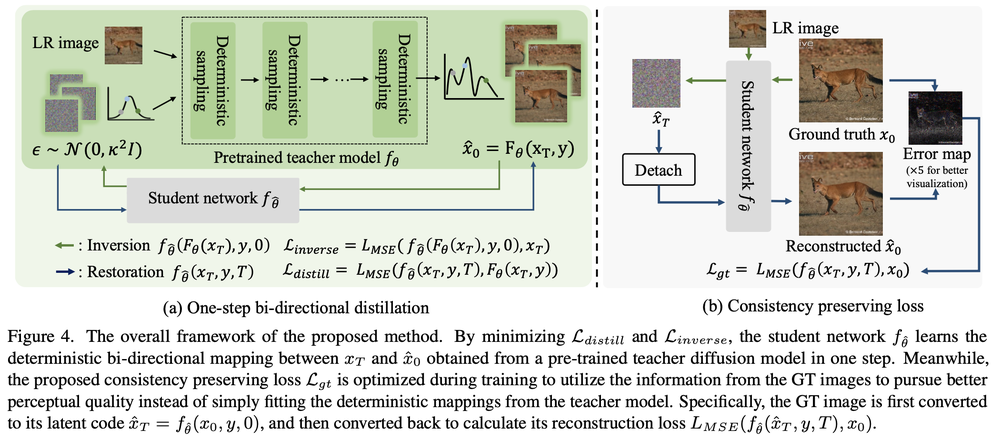
#> input picture task3/SinSR/assets/framework.png, 1000 x 440 px, shrunk from 2100 x 924 before the run
$ python sharpen.py --image_path assets/framework.png
#> lines starting #> are read from the running program, lines starting #| are printed output that depends on the picture
import cv2, argparse, os
import numpy as np

def main(args):
    img = cv2.imread(args.image_path)
#> img is the input picture: shape (440, 1000, 3); mean B, G, R 206, 216.4, 212.7
    kernel = np.array([[0, -1, 0],
                    [-1, 5, -1],
                    [0, -1, 0]], np.float32)
    dst = np.zeros_like(img)
    for i in range(3):
        dst[:, :, i] = cv2.filter2D(img[:, :, i], -1, kernel)
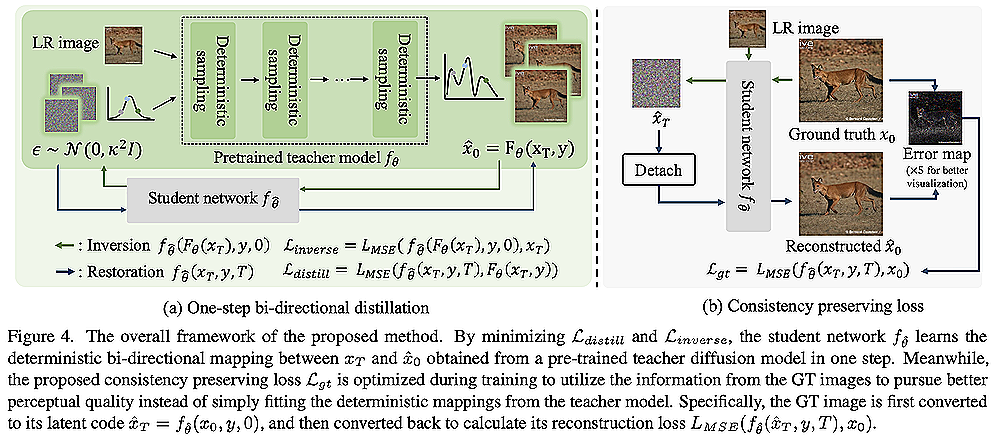
#> dst: shape (440, 1000, 3); mean B, G, R 205.1, 214.7, 211.6
    # 如果输出路径是文件夹
#> (the run stopped early here; a loop or call above may not have finished)
